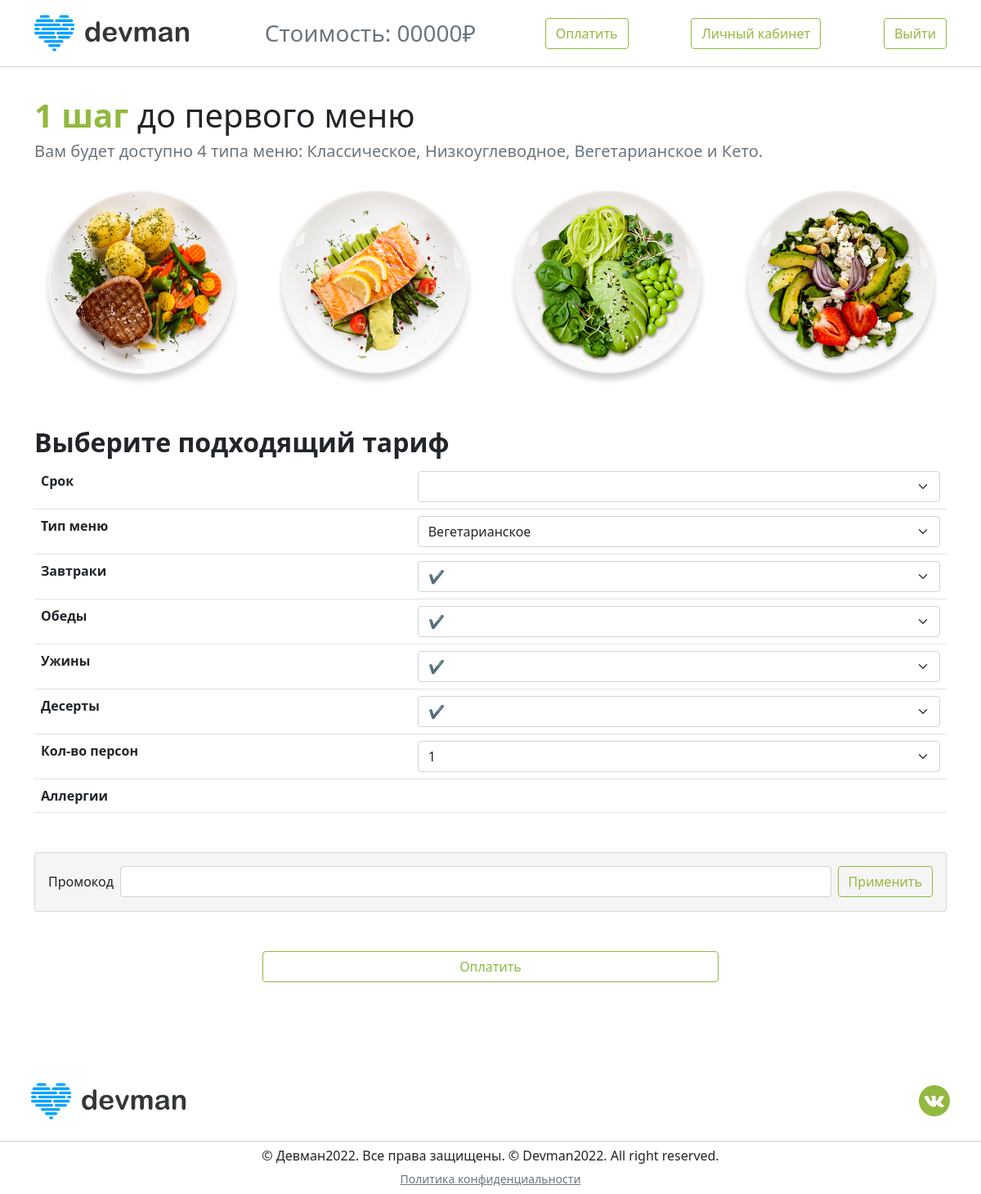
Page /order/ on the earlier database version.
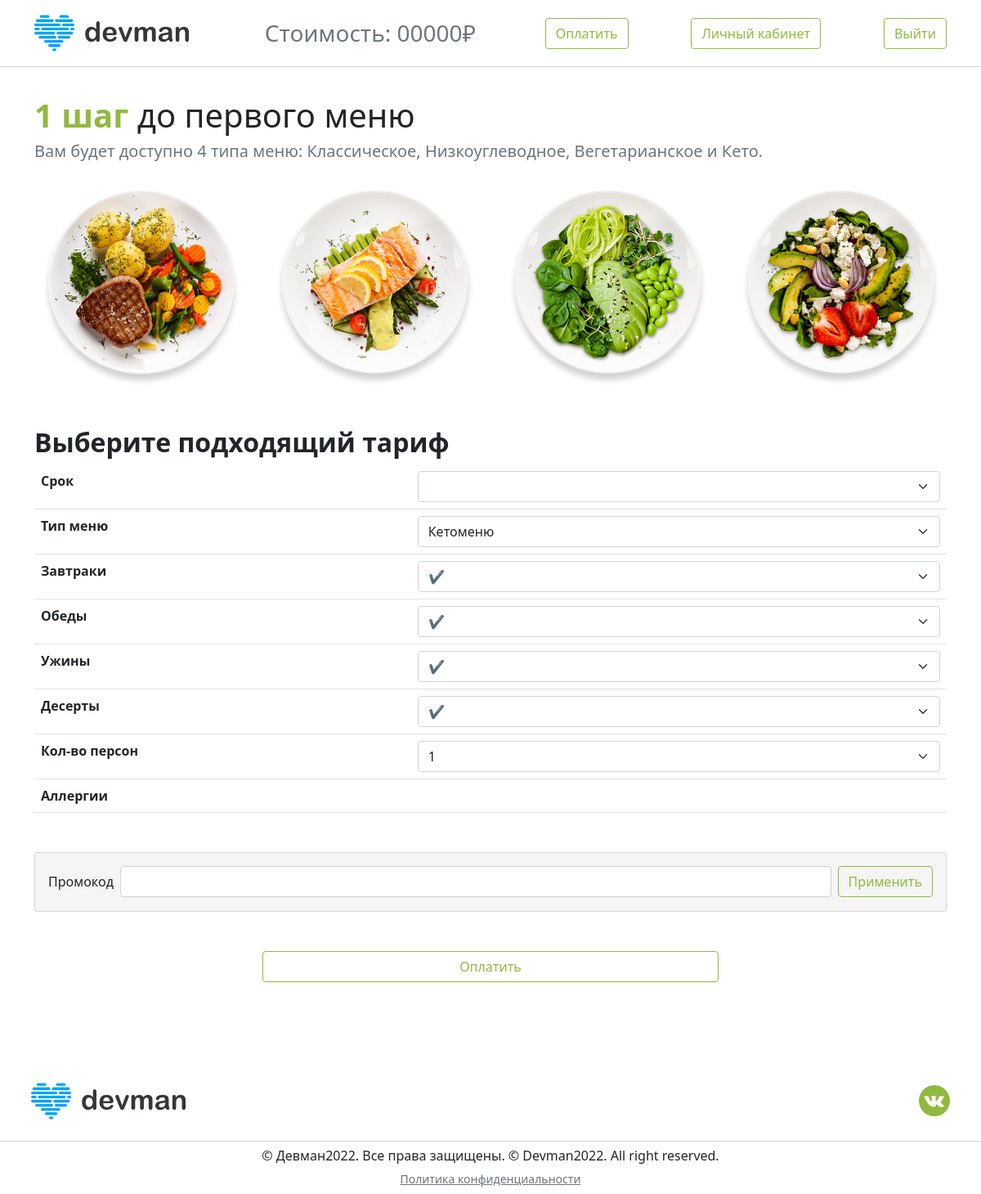
Same page on the later database version.
### foodservice/models.py (models this page shows, shortened)
class MenuType(models.Model):
    name = models.CharField(
        'название',
        max_length=50
    )
    class Meta:
        verbose_name = 'тип меню'
        verbose_name_plural = 'тип меню'

### subscription/views.py (the view)
# urls.py: path('order/', subs_views.get_subscription, name='order'),
def get_subscription(request):
    terms = set(
        sub_type.term for sub_type
        in SubscriptionType.objects.order_by('-term')
    )
    allergens = set(
        (allergen.name, allergen.id) for allergen in Allergen.objects.all()
    )
    menu_types = set(
        (menu_type.name, menu_type.id) for menu_type in MenuType.objects.all()
    )
    context = {
        'subscription_options': {
            'terms': terms,
            'allergens': allergens,
            'menu_types': menu_types
        }
    }
    if request.method == 'POST':
        register_subscription(request)
        context['subscription_options']['active'] = True
        return HttpResponseRedirect(reverse('profile'))
    return render(request, template_name="order.html", context=context)

### templates/order.html (shortened to what the changed rows need)
{% extends "base.html" %}
{% load static %}
{% block content %}
    <main style="margin-top: calc(2rem + 85px);">
        <section>
            <div class="container">
                <h1><strong class="foodplan_green">1 шаг </strong>до первого меню</h1>
                <h2><strong>Выберите подходящий тариф</strong></h2>
                <form method="post" id="order">
                <table class="table text-center text-truncate mb-5">
                    <tbody>
                        <tr>
                            <th scope="row" class="text-start">Срок</th>
                        </tr>
                        <tr>
                            <th scope="row" class="text-start">Тип меню</th>
                            <td>
                                <select name="menu_type" class="form-select">
                                    {% for type in subscription_options.menu_types %}
                                    <option value="{{ type.0 }}" selected>{{ type.0 }}</option>
                                    {% endfor %}
                                </select>
                            </td>
                        </tr>
                        <tr>
                            <th scope="row" class="text-start">Завтраки</th>
                        </tr>
                        <tr>
                            <th scope="row" class="text-start">Обеды</th>
                        </tr>
                        <tr>
                            <th scope="row" class="text-start">Ужины</th>
                        </tr>
                        <tr>
                            <th scope="row" class="text-start">Десерты</th>
                        </tr>
                        <tr>
                            <th scope="row" class="text-start">Кол-во персон</th>
                        </tr>
                        <tr>
                            <th scope="row" class="text-start">Аллергии</th>
                        </tr>
                    </tbody>
                </table>
                </form>
            </div>
        </section>
    </main>
{% endblock content %}

Differences in the rows shown:
no longer on this page (row unchanged): MenuType: menu_type "Вегетарианское"
now on this page (row edited): MenuType: menu_type "Кетоменю"
